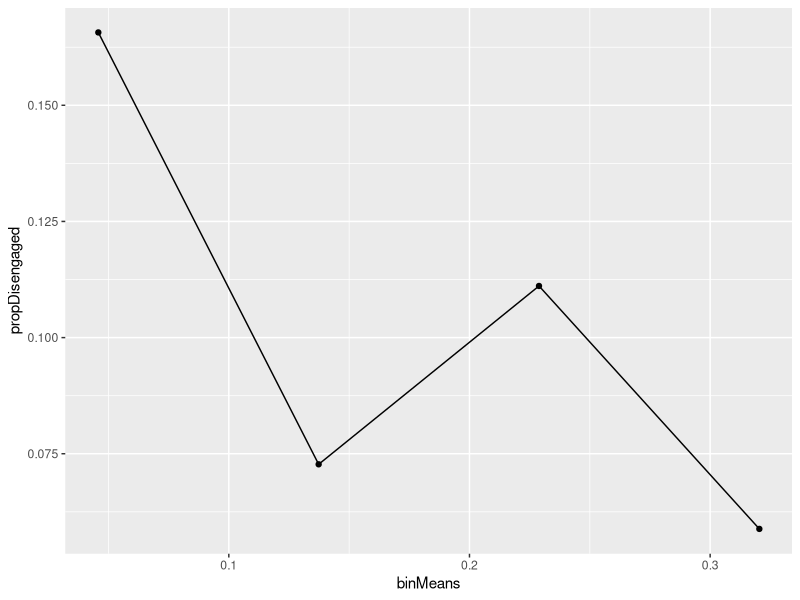
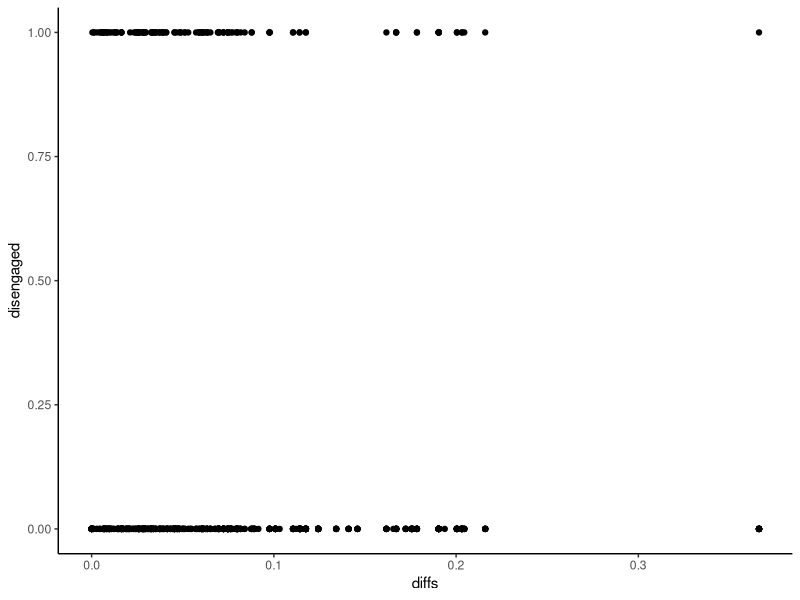
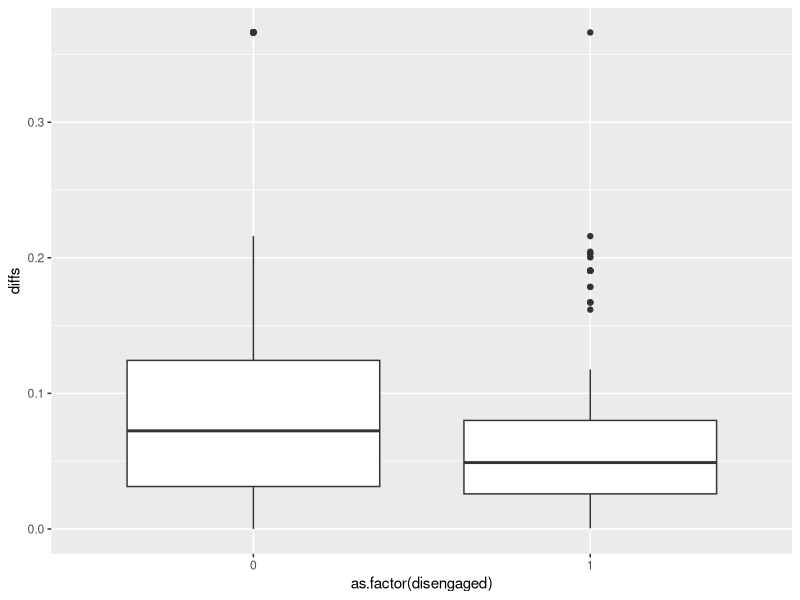

Write the R code that produced these figures, in order.
library(tidyverse)


setwd("/Users/galraz1/Developer/CoCoSci")
df1 <- data.frame(read_csv('Rdata.csv'))


# lineplot randomXbins vs disengaged
ggplot(df1, aes(binMeans, propDisengaged)) + geom_line()+ geom_point()


df2 <- data.frame(read_csv('Rdata2.csv'))

# dotplot for logistic regression
ggplot(df2, aes(diffs, disengaged))  + geom_point() + theme_classic()

# boxplot change in randomX for disengaged vs engaged 
ggplot(df2, aes(x=as.factor(disengaged), y=diffs)) + geom_boxplot()


curvedf <- data.frame(read_csv('Rdata2.csv'))


